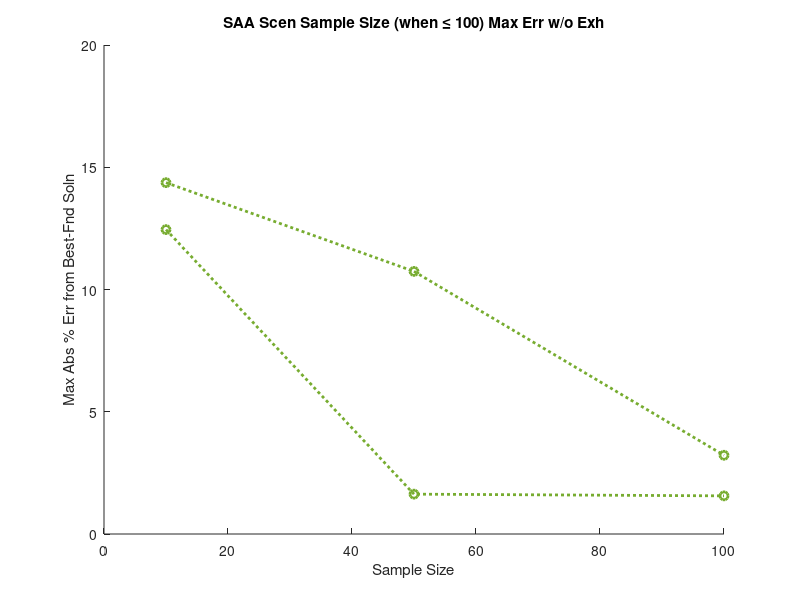

Reproduce this figure in MATLAB. (Note: this script raises an error after producing the figure.)
%function[]=plot_phase1(exh,metric)

%%% This code makes the plots used in the paper for the phase 1 analysis,
%%% that is, the average and maximum error of the experiments with and
%%% without exhaustive performance analysis, including the zoomed in version for 
%%% the without exhaustive graphs (for a total of 6 graphs)

%the error data includes the error for each of three menus made for the same saa sample
% size/problem instance, and we plot either the maximum or average of the
% error of these three trials (for each saa sample size/problem instance)

%%%%%%%%%%%%%%%%%%%%%%%%%%%%%%%%%%%%%%%%%%%%%%%%%%%%%%%%
%To make the plots, simply adjust the values for exhaust, metric, and zoom as
%desired and then run the code. The data is pasted in so would need to
%update several things to plot new data
%%%%%%%%%%%%%%%%%%%%%%%%%%%%%%%%%%%%%%%%%%%%%%%%%%%%%%


exh=0;  %is 1 if error is found by comparing to optimal menu, is 0 if is compared to best-found
metric='m'; %is 'a' for average error, is 'm' for maximum error, there is code for metric='t' that is some runtime 
%plots but I didn't use that code to make plots for the paper and that
%portion of the code doesn't currently work 
zoom=1; %is only used when exh=0, if zoom=1 the plot will only include the saa sample sizes 10, 50, and 100, 
%i.e. 'zooming in' so the relative detail can be seen for the small sample
%sizes. If zoom=0 then the plot includes all saa sample sizes


sampsizes=[10;50;100;500;1000]; % saa sample sizes
extra=0; %include extra trials from phase0_extra_trials (I put that file 
%in inactive code since we don't end up using the extra trials but that code probably works)
    
    
%%% decides the size and location in which the graph is made on the screen, first two digits are the (pixel?) coordinates of
%%% the top left corner, then 3rd and 4th numbers are the (pixel?) width and hieght respectively
 figure('Renderer', 'painters', 'Position', [300 300 400 250])
%figure('Renderer', 'painters', 'Position', [300 300 600 350])

%%% rgb of some rainbow colors
red=[0.6350 0.0780 0.1840];
orange=[0.8500 0.3250 0.0980];
yellow=[0.9290 0.6940 0.1250];
green=[0.4660 0.6740 0.1880];
blue=[0 0.4470 0.7410];
purple=[0.4940 0.1840 0.5560];


%%%%%%%%%%%%%%%%%%%%%%%%%%%%%%%%%%%%%%
% Load in error data
%%%%%%%%%%%%%%%%%%%%%%%%%%%%%%%%%%%%%
if metric~='t'   
        numsizes=4;
    if exh==1
        numprobs=3;
        trials=3;
        probsizes=[4;5;6];
        if extra==0
            numtrials=3;
            
%             error=[   0.0748    0.1238    0.1550    0.2228         0    0.2137    0.2228    0.0748    0.0748    0.0748  0.0748    0.0748    0.0748    0.0748    0.0748    1.0000    1.0000    1.0000;
%            0.1030    0.0806    0.0806    0.0500    0.0500    0.0423    0.0500    0.0500    0.0500    0.0423 0.0423    0.0423    0.0423    0.0423    0.0423    1.0000    1.0000    1.0000;
%             0.1388    0.1043    0.2776    0.0343    0.0429    0.1184    0.0404    0.0404    0.0839    0.0058 0.0058    0.0058    0.0058    0.0058    0.0058    1.0000    1.0000    1.0000;
%          0.1899    0.2604    0.2864    0.2887    0.1672    0.1866    0.1874    0.1866    0.1866    0.1866 0.1866    0.1866    0.1866    0.1866    0.1866    1.0000    1.0000    1.0000;
%        0.0751    0.0146    0.0100    0.0100    0.0456    0.0100    0.0100    0.0100    0.1066    0.0100 0.0100    0.0100    0.0100    0.0100    0.0100    1.0000    1.0000    1.0000;
%           0.0396    0.0461    0.0535    0.0201    0.0262    0.0288    0.0288    0.0288    0.0288    0.0288 0.0288    0.0288    0.0288    0.0288    0.0288    0.0006    0.0006    0.0006;
%        0.2906    0.1661    0.2469    0.2469    0.1661    0.1661    0.1661    0.1661    0.1661    0.1661    0.1661    0.1661    0.1661    0.1661 0.1661    1.0000    1.0000    1.0000;
%        0.1303    0.1604    0.1470    0.1159    0.1528    0.1276    0.0353    0.1528    0.1276    0.1276    0.1159    0.0977    0.0977    0.0977 0.0977    0.0977    0.1276    0.1276;
%         0.0678    0.0547    0.0810    0.0678    0.0831    0.0678    0.0052    0.0678    0.0678    0.0052    0.0052    0.0052    0.0052    0.0052 0.0052    1.0000    1.0000    1.0000];
       

%the error is % error (really portion error, (opt-obj)/opt), and the row order groups by
        %trial so for example 4x4 is row 1, 4, and 7 not 1,2,3.
  error=[0.0357	0.1375	0.3991	0.1375	0.1375	0.1375	0.0799	0.1375	0.1375	0.1375	0.1375	0.1375	0.1375	0.1375	0.1375  -1 -1 -1;
    0.0699	0.1682	0.1682	0	0.0241	0	0.0241	0.0767	0	0	0	0	0	0  0 -1 -1 -1;
    0.1505	0.0734	0.0711	0.1593	0.0648	0.0877	0.053	0.0648	0.0871	0.0667	0.053	0.053	0.053	0.053	0.053  -1 -1 -1;
       0.1899    0.2604    0.2864    0.2887    0.1672    0.1866    0.1874    0.1866    0.1866    0.1866 0.1866    0.1866    0.1866    0.1866    0.1866    1.0000    1.0000    1.0000;
       0.0751    0.0146    0.0100    0.0100    0.0456    0.0100    0.0100    0.0100    0.1066    0.0100 0.0100    0.0100    0.0100    0.0100    0.0100    1.0000    1.0000    1.0000;
          0.0396    0.0461    0.0535    0.0201    0.0262    0.0288    0.0288    0.0288    0.0288    0.0288 0.0288    0.0288    0.0288    0.0288    0.0288    0.0006    0.0006    0.0006;
       0.2906    0.1661    0.2469    0.2469    0.1661    0.1661    0.1661    0.1661    0.1661    0.1661    0.1661    0.1661    0.1661    0.1661 0.1661    1.0000    1.0000    1.0000;
       0.1303    0.1604    0.1470    0.1159    0.1528    0.1276    0.0353    0.1528    0.1276    0.1276    0.1159    0.0977    0.0977    0.0977 0.0977    0.0977    0.1276    0.1276;
        0.0678    0.0547    0.0810    0.0678    0.0831    0.0678    0.0052    0.0678    0.0678    0.0052    0.0052    0.0052    0.0052    0.0052 0.0052    1.0000    1.0000    1.0000];
        else
            numtrials=40;

            load('C:\Users\horneh\Google Drive\RPI\Research\toy code\Paper_experiments\phase_1\phase16x6inst1extra')
            error=newpercerror(:,4:end);
            load('C:\Users\horneh\Google Drive\RPI\Research\toy code\Paper_experiments\phase_1\phase16x6inst1extra')
            error=vertcat(error,newpercerror(:,4:end));
            load('C:\Users\horneh\Google Drive\RPI\Research\toy code\Paper_experiments\phase_1\phase16x6inst1extra')
            error=vertcat(error,newpercerror(:,4:end));
        end

    else
        numprobs=4;
        numtrials=3;
        trials=3;
        %this first error set would have problems terminate early to save
                %time
        %         error=[    0.0086    0.0929    0.0089    0.0001    0.0002    0.0003    0.0518    0 0.0430    0.0036    0.0613    0.1780    0.2482    0.2928    0.1091    1.0000    1.0000    1.0000;
        %      0.0901    0.1345    0.1331    0.1471    0.0459    0.0267    0.0215    0.0241 0    0.8369    1.0000    1.0000    1.0000    1.0000    1.0000    1.0000    1.0000    1.0000;
        %    0.0476    0.0627    0.0323    0.0012    0.0050    0.0070    0.0016    0.0137 0.0067    0.0030    0.0000    0.0020    0.0637    0.0128         0    1.0000    1.0000    1.0000;
        %      0.0129    0.0059    0.0050    0.0002    0.0121    0.0035    0.0515    0.0071 0    0.9596    1.0000    1.0000    1.0000    1.0000    1.0000    1.0000    1.0000    1.0000;
        %   0.0573    0.1020    0.0672    0.0180    0.0102    0.0097    0.0107         0 0.0071    0.0140    0.0181    0.0251    1.0000    1.0000    1.0000    1.0000    1.0000    1.0000;
        %   0.1086    0.0625    0.1211    0.0022    0.0361    0.0040    0.0146    0.0117 0    0.0520    0.8893    1.0000    1.0000    1.0000    1.0000    1.0000    1.0000    1.0000;
        %   0.0125    0.0964    0.1798    0.0068    0.0253    0.0041    0.0273    0.0038 0.0312    0.0029    0.0013    0.0019    0.0005    0.0019         0    1.0000    1.0000    1.0000;
        %    0.0969    0.1535    0.0336    0.0866    0.0809         0    0.0595    0.0086    0.0008    0.2610    0.0080    0.9914    1.0000    1.0000 1.0000    1.0000    1.0000    1.0000;
        %  0.0217    0.0095    0.0297         0    0.0006    0.0016    0.0001    0.0007  0.0016    0.0015    0.0180    0.0002    1.0000    1.0000    1.0000    1.0000    1.0000    1.0000;
        %   0.0642    0.0189    0.0330    0.0151         0    0.0243    0.0017    0.0030 0.0106    0.9637    1.0000    1.0000    1.0000    1.0000    1.0000    1.0000    1.0000    1.0000;
        %   0.0164    0.0759    0.0628         0    0.0383    0.0039    0.0093    0.0056  0.0327    0.0033    0.0308    0.0070    1.0000    1.0000    1.0000    1.0000    1.0000    1.0000;
        %   0.0226    0.0314    0.0083    0.0012    0.0010    0.0002    0.0050    0.0017  0.0001    0.0001    0.0014    0.0022         0    0.9501    1.0000    1.0000    1.0000    1.0000];

        %errorfull  includes the first three columns of info which are m, n, and number of nontrivial pij entries (<1 and >0).
        errorfull=[20	20	206	0.1437	0.0934	0.1318	0.0062	0.1074	0	0.0322	0.0049	0.012	0.0688	0.1314	0.0859	0.3016	0.2056	0.3101;
        20	40	484	0.067	0.0625	0.0398	0.0139	0.0139	0.021	0.0155	0.0022	0.0211	0.0246	0	0.0066	0.9903	0.9999	0.985;
        40	20	430	0.0216	0.0221	0.0133	0.0132	0.0107	0.0101	0.007	0.0026	0.007	0.0051	0.0009	0.002	0.0016	0	0.0045;
        40	40	907	0.0513	0.1104	0.0146	0.0147	0.0245	0.0218	0.0122	0.0355	0	0.9389	0.2802	0.9186	0.9694	0.2868	0.4515;
        20	20	268	0.0107	0.1245	0.0387	0.0056	0	0.0163	0.0156	0.0084	0.0131	0.0387	0.0317	0.0442	0.2287	1	0.1599;
        20	40	560	0.0684	0.142	0.1416	0	0.0755	0.1064	0.0273	0.0333	0.0148	0.0099	0.9034	0.8963	1	0.995	1;
        40	20	393	0.0673	0.0304	0.0163	0.0411	0.007	0.0211	0.0124	0.0112	0.0121	0.0036	0	0.0072	0.9546	0.9999	0.9999;
        40	40	811	0.031	0.1094	0.0949	0.0583	0.0675	0.0552	0.0435	0.053	0	0.0321	0.0521	0.0541	0.99	0.9617	0.4268;
        20	20	259	0.0046	0.0008	0.0016	0.0131	0.0035	0.0006	0.0037	0.0005	0.0017	0.0002	0.0003	0.0027	0.0005	0	0.0004;
        20	40	419	0.056	0.0753	0.0368	0.0098	0	0.0033	0.0175	0.0129	0.0053	0.0144	0.0005	0.0004	0.9999	0.9999	1;
        40	20	493	0.0136	0.0205	0.046	0.0049	0.0121	0.008	0.0049	0.0035	0.0034	0.0023	0.0036	0	0.9745	0.972	0.9993;
        40	40	951	0.0093	0.0118	0.0687	0.0938	0.0449	0.0244	0.0441	0.0929	0.0231	0.0435	0.0307	0	0.0401	0.0633	0.1682];

        error=errorfull(:,4:18);


    end

    %%%%%%%%%%%%%%%%%%%%%%%%%%%%%%%%%%%%%%
    % Some setup
    %%%%%%%%%%%%%%%%%%%%%%%%%%%%%%%%%%%%%%

    %set the plot line colors and line/marker style      
    if numprobs==3
        colors=vertcat(red,purple,yellow);
        symbols=['-.s';'-p ';':< '];  
    else
        colors=vertcat(green,purple,orange,blue);
        symbols=[':o ';'-^ ';'--+';'-.d'];  
    end

    %the error data includes the error for each of three menus made for the same saa sample
    % size/problem instance, and  here we calculate the maximum and average of the
    % error of these three trials (for each saa sample size/problem instance)

    abserror=100*abs(error)
    errormax=zeros(3*numprobs,5);
    errorave=zeros(3*numprobs,5);
    mean(mean(errorave))
    mean(mean(errormax))
    for i=1:5
        errormax(:,i)=max(abserror(:,(i-1)*trials+1:trials*i),[],2);
        errorave(:,i)=mean(abserror(:,(i-1)*trials+1:trials*i),2);
    end 

    %%% some bonus calculations of average error across sizes etc
     mean(mean(errorave))
    mean(mean(errormax))
    errormax
    errorave
    erroraveave=zeros(numprobs,5);
    for i=1:numprobs
        erroraveave(i,:)=(errorave(i,:)+errorave(numprobs+i,:)+errorave(2*numprobs+i,:))/3;
    end
    erroraveave

    %%% adjust for zoom if needed
    if zoom ==1
        errormax=errormax(:,1:3);
        errorave=errorave(:,1:3);
        sampsizes=[10;50;100];
    end

%%%%%%%%%%%%%%%%%%%%%%%%%%%%%%%%%
    % make the plots
    %%%%%%%%%%%%%%%%%%%%%%%%%%%%%%%%%%%%%
    if metric=='m'
        if exh==0
            if zoom==1


                title('SAA Scen Sample Size (when \leq 100) Max Err w/o Exh')
            else
                title('SAA Scenario Sample Size Max Error w/o Exhaustive')
            end
        ylabel('Max Abs % Err from Best-Fnd Soln')
        else
       title('SAA Scenario Sample Size Max Error w/ Exhaustive')
       ylabel('Max Abs % Error from Optimal Soln')
        end
        xlabel('Sample Size')

        for s=1:numprobs
            for t=1:3
            hold on
            h=plot(sampsizes,errormax((t-1)*numprobs+s,:)',symbols(s,:),'color',colors(s,:),'LineWidth',2);
            if t>1
                h.Annotation.LegendInformation.IconDisplayStyle = 'off';
            end
            end
        end
    else
        if exh==0
            if zoom==1
                 title('SAA Scen Sample Size (when \leq 100) Ave Err w/o Exh')
             else
                    title('SAA Scenario Sample Size Ave Error w/o Exhaustive')
                end
        ylabel('Ave Abs % Err from Best-Fnd Soln')
        else
        title('SAA Scenario Sample Size Ave Error w/ Exhaustive')
        ylabel('Ave Abs % Error from Opt Soln')
        end
        xlabel('Sample Size')

        for s=1:numprobs
            for t=1:3
            hold on
            h=plot(sampsizes,errorave((t-1)*numprobs+s,:)',symbols(s,:),'color',colors(s,:),'LineWidth',2);
            if t>1
                h.Annotation.LegendInformation.IconDisplayStyle = 'off';
            end
            end
        end
    end
    if exh==1
         lg=legend('4\times4','5\times5','6\times6');
         %lg.Location='best'
    else
        lg=legend('20\times20','20\times40','40\times20','40\times40');
        if zoom==0
            lg.Location='northwest';
        end
    end 

    %%%%%%%%%%%%%%%%%%%%%%%%%%%%%%%%%%%%%%%%%%%
    %end of useful code
    %%%%%%%%%%%%%%%%%%%%%%%%%%%%%%%%%%%%%%%%%%%
elseif metric=='t'
    load('C:\Users\horneh\Google Drive\RPI\Research\toy code\Paper_experiments\phase_1\phase1totwexhinst1rerun')
    timeswexhfull1=times;
    load('C:\Users\horneh\Google Drive\RPI\Research\toy code\Paper_experiments\phase_1\phase1totwexhinst2')
    timeswexhfull2=times;
    load('C:\Users\horneh\Google Drive\RPI\Research\toy code\Paper_experiments\phase_1\phase1totwexhinst3')
    timeswexhfull3=times;
   
    load('C:\Users\horneh\Google Drive\RPI\Research\toy code\Paper_experiments\phase_1\phase1totnoexhinst1nostop')
    timesnoexhfull1=times;
    load('C:\Users\horneh\Google Drive\RPI\Research\toy code\Paper_experiments\phase_1\phase1totnoexhinst2nostop')
    timesnoexhfull2=times;
    load('C:\Users\horneh\Google Drive\RPI\Research\toy code\Paper_experiments\phase_1\phase1totnoexhinst3nostop')
    timesnoexhfull3=times;
   
    timesfull=vertcat(timeswexhfull1(:,1:19),timeswexhfull2(:,1:19),timeswexhfull3(:,1:19), timesnoexhfull1(:,1:19), timesnoexhfull2(:,1:19), timesnoexhfull3(:,1:19));
    
    timesperm=zeros(size(timesfull));
    %%% rearrange/permute rows so that they're grouped by sizes
    %%% for the small problems
    numprobs=3;
    for i=1:3
        for sizes=1:numprobs
            timesperm((sizes-1)*3+i,:)=timesfull((i-1)*numprobs+sizes,:);
        end
    end
    
    %%% for the large problems
    numprobs=4;
    for i=1:3
        for sizes=1:numprobs
            timesperm(size(timeswexhfull1,1)*3+(sizes-1)*3+i,:)=timesfull(size(timeswexhfull1,1)*3+(i-1)*numprobs+sizes,:);
        end
    end
    
    numtrials=3;
    numsizes=5;
    timeaves=zeros(3*7,numsizes+3);
    timeaves(:,2:3)=timesperm(:,3:4);
    
    for s=1:numsizes
        timeaves(:,3+s)=mean(timesperm(:,(s-1)*numtrials+5:numtrials*s+4),2);
    end
  
    timeaves(:,1)=repmat([1;2;3],7,1);
    timeaves
timemin=[];
    timemax=[];
    
end

  
   

  
   
  
